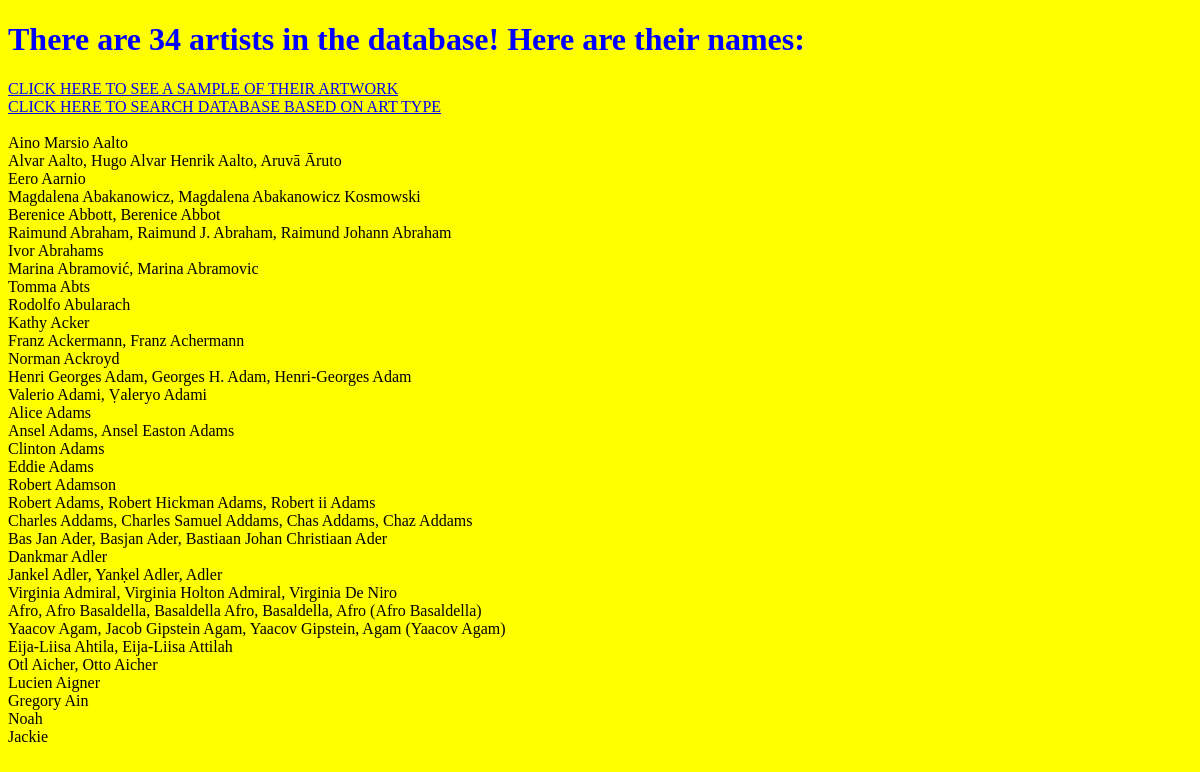
Before: / with the older database file.
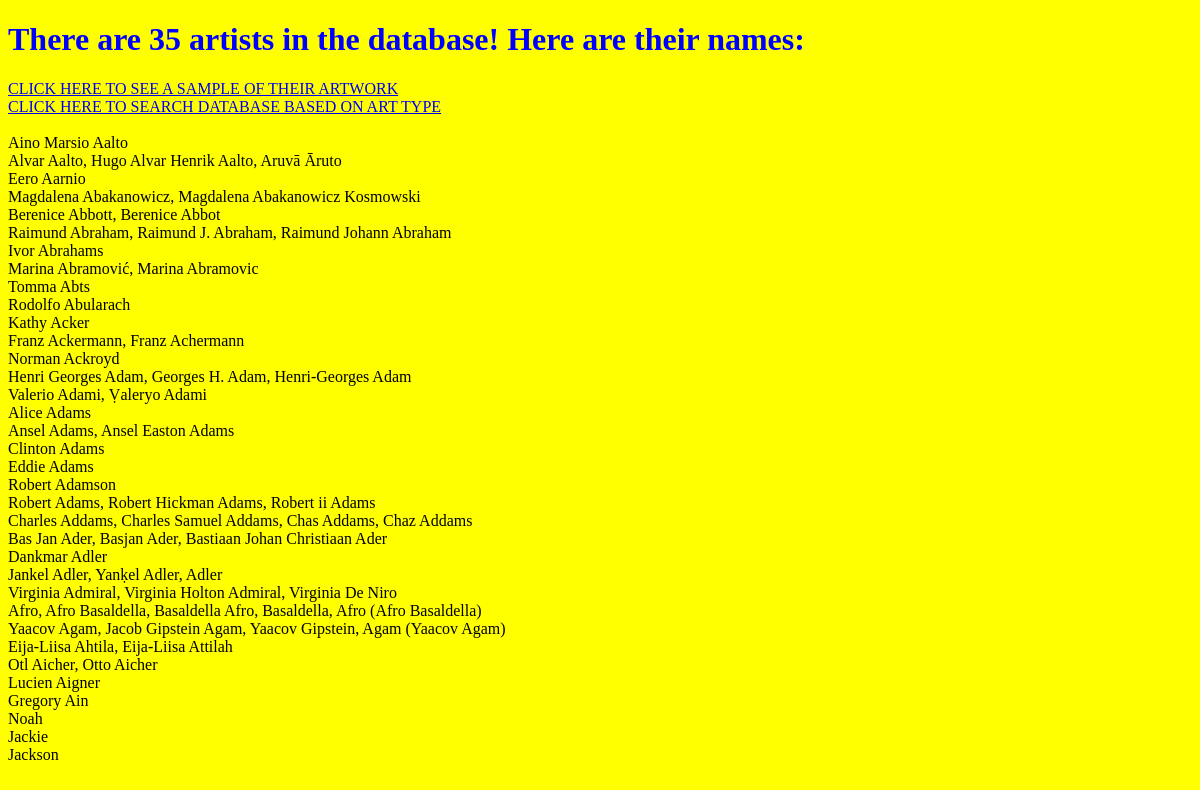
After: the same page with the newer database file.
### artist_database.py (models this page shows)
class Artist(db.Model):
    __tablename__ = 'artist_Info'
    id = db.Column(db.Integer, primary_key=True, autoincrement=True)
    Catalog_Num =  db.Column(db.Integer)
    Name = db.Column(db.String(250))
    Gender = db.Column(db.String(250))
    Description = db.Column(db.String(250)) #
    Image_Source = db.Column(db.String(250))
    Nationality =  db.Column(db.String(250))
    Classification_Key = db.Column(db.Integer, db.ForeignKey('classification.id')) # table name
    classification = relationship("Classification") # table name = class name

### artist_flask.py (the view)
@app.route('/')
def index():
    artists_in = Artist.query.all()
    collection = []
    for i in artists_in:
        collection.append(i.Name)
    num_artists = len(artists_in)
    return render_template('index.html', num_artists = num_artists, collection = collection)

### templates/index.html (shortened to what this page needs)
<!DOCTYPE html>
<html lang="en">
<head>
    <link rel="stylesheet" href="{{ url_for('static', filename='styles.css') }}"/>
</head>
<body>
<div class="page-header">
  <h1 id ="title"> There are {{num_artists}} artists in the database! Here are their names:</h1>
<a href="{{ url_for('art_image')}}">CLICK HERE TO SEE A SAMPLE OF THEIR ARTWORK</a> <br>
<a href="{{ url_for('search')}}">CLICK HERE TO SEARCH DATABASE BASED ON ART TYPE</a> <br>
</div>
<div class="body">
<br>
{% for i in collection %}
  {{ i }}<br>
{% endfor %}
</div>
</body>
</html>

### static/styles.css (style rules this page uses)
body { background-color : yellow }

Changed rows visible on the page:
added Artist: Name "Jackson"
Other visible differences:
{{ num_artists }}: "34" → "35"
